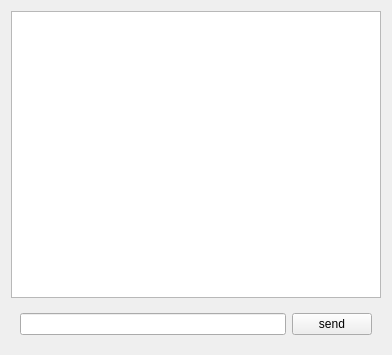
<?xml version="1.0" encoding="UTF-8"?>
<ui version="4.0">
 <class>Widget</class>
 <widget class="QWidget" name="Widget">
  <property name="geometry">
   <rect>
    <x>0</x>
    <y>0</y>
    <width>392</width>
    <height>355</height>
   </rect>
  </property>
  <property name="windowTitle">
   <string>Widget</string>
  </property>
  <layout class="QVBoxLayout" name="verticalLayout">
   <item>
    <widget class="QPlainTextEdit" name="plainTextEdit"/>
   </item>
   <item>
    <widget class="QWidget" name="widget" native="true">
     <layout class="QHBoxLayout" name="horizontalLayout">
      <item>
       <widget class="QLineEdit" name="lineEdit"/>
      </item>
      <item>
       <widget class="QPushButton" name="pushButton">
        <property name="text">
         <string>send</string>
        </property>
       </widget>
      </item>
     </layout>
    </widget>
   </item>
  </layout>
 </widget>
 <resources/>
 <connections/>
</ui>
